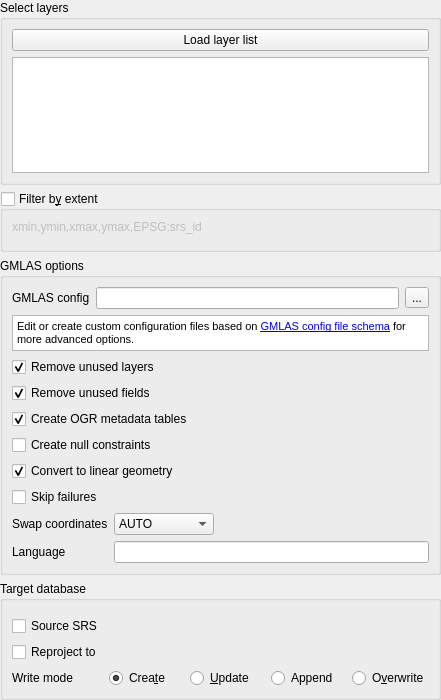
<?xml version="1.0" encoding="UTF-8"?>
<ui version="4.0">
 <class>Form</class>
 <widget class="QWizardPage" name="Form">
  <property name="geometry">
   <rect>
    <x>0</x>
    <y>0</y>
    <width>441</width>
    <height>700</height>
   </rect>
  </property>
  <property name="windowTitle">
   <string>Form</string>
  </property>
  <property name="title">
   <string>G&amp;MLAS options</string>
  </property>
  <layout class="QVBoxLayout" name="verticalLayout">
   <property name="leftMargin">
    <number>0</number>
   </property>
   <property name="topMargin">
    <number>0</number>
   </property>
   <property name="rightMargin">
    <number>0</number>
   </property>
   <property name="bottomMargin">
    <number>0</number>
   </property>
   <item>
    <widget class="QgsCollapsibleGroupBox" name="layers_group">
     <property name="sizePolicy">
      <sizepolicy hsizetype="Preferred" vsizetype="Expanding">
       <horstretch>0</horstretch>
       <verstretch>0</verstretch>
      </sizepolicy>
     </property>
     <property name="title">
      <string>Select layers</string>
     </property>
     <property name="collapsed">
      <bool>false</bool>
     </property>
     <layout class="QVBoxLayout" name="verticalLayout_6">
      <item>
       <widget class="QPushButton" name="validateButton">
        <property name="text">
         <string>Load layer list</string>
        </property>
       </widget>
      </item>
      <item>
       <widget class="QListWidget" name="datasetsListWidget">
        <property name="selectionMode">
         <enum>QAbstractItemView::ExtendedSelection</enum>
        </property>
       </widget>
      </item>
     </layout>
    </widget>
   </item>
   <item>
    <widget class="QgsCollapsibleGroupBox" name="gmlas_bbox_group">
     <property name="toolTip">
      <string>&lt;html&gt;&lt;head/&gt;&lt;body&gt;&lt;p&gt;Define an area of interest to download data from. The extent can be defined from map canvas.&lt;/p&gt;&lt;/body&gt;&lt;/html&gt;</string>
     </property>
     <property name="title">
      <string>Filter b&amp;y extent</string>
     </property>
     <property name="checkable">
      <bool>true</bool>
     </property>
     <property name="checked">
      <bool>false</bool>
     </property>
     <property name="collapsed">
      <bool>false</bool>
     </property>
     <layout class="QVBoxLayout" name="verticalLayout_7">
      <item>
       <widget class="QLabel" name="label_12">
        <property name="text">
         <string>xmin,ymin,xmax,ymax,EPSG:srs_id</string>
        </property>
       </widget>
      </item>
      <item>
       <widget class="BboxWidget" name="bboxWidget" native="true"/>
      </item>
     </layout>
    </widget>
   </item>
   <item>
    <widget class="QgsCollapsibleGroupBox" name="gmlas_options_group">
     <property name="title">
      <string>GMLAS options</string>
     </property>
     <property name="collapsed">
      <bool>false</bool>
     </property>
     <layout class="QVBoxLayout" name="verticalLayout_2">
      <item>
       <layout class="QHBoxLayout" name="horizontalLayout">
        <item>
         <widget class="QLabel" name="label_11">
          <property name="text">
           <string>GMLAS config</string>
          </property>
         </widget>
        </item>
        <item>
         <widget class="QLineEdit" name="gmlasConfigLineEdit">
          <property name="toolTip">
           <string>&lt;html&gt;&lt;head/&gt;&lt;body&gt;&lt;p&gt;GML file to load into a database.&lt;/p&gt;&lt;/body&gt;&lt;/html&gt;</string>
          </property>
         </widget>
        </item>
        <item>
         <widget class="QToolButton" name="gmlasConfigButton">
          <property name="text">
           <string>...</string>
          </property>
         </widget>
        </item>
       </layout>
      </item>
      <item>
       <widget class="QTextBrowser" name="textBrowser">
        <property name="sizePolicy">
         <sizepolicy hsizetype="Expanding" vsizetype="Fixed">
          <horstretch>0</horstretch>
          <verstretch>0</verstretch>
         </sizepolicy>
        </property>
        <property name="maximumSize">
         <size>
          <width>16777215</width>
          <height>36</height>
         </size>
        </property>
        <property name="lineWidth">
         <number>0</number>
        </property>
        <property name="html">
         <string>&lt;!DOCTYPE HTML PUBLIC &quot;-//W3C//DTD HTML 4.0//EN&quot; &quot;http://www.w3.org/TR/REC-html40/strict.dtd&quot;&gt;
&lt;html&gt;&lt;head&gt;&lt;meta name=&quot;qrichtext&quot; content=&quot;1&quot; /&gt;&lt;style type=&quot;text/css&quot;&gt;
p, li { white-space: pre-wrap; }
&lt;/style&gt;&lt;/head&gt;&lt;body style=&quot; font-family:'Sans Serif'; font-size:9pt; font-weight:400; font-style:normal;&quot;&gt;
&lt;p style=&quot; margin-top:0px; margin-bottom:0px; margin-left:0px; margin-right:0px; -qt-block-indent:0; text-indent:0px;&quot;&gt;&lt;span style=&quot; font-family:'Ubuntu'; font-size:8pt;&quot;&gt;Edit or create custom configuration files based on &lt;/span&gt;&lt;a href=&quot;https://github.com/OSGeo/gdal/blob/trunk/gdal/data/gmlasconf.xsd&quot;&gt;&lt;span style=&quot; font-family:'Ubuntu'; font-size:8pt; text-decoration: underline; color:#0000ff;&quot;&gt;GMLAS config file schema&lt;/span&gt;&lt;/a&gt;&lt;span style=&quot; font-family:'Ubuntu'; font-size:8pt;&quot;&gt; for more advanced options.&lt;/span&gt;&lt;/p&gt;&lt;/body&gt;&lt;/html&gt;</string>
        </property>
        <property name="openExternalLinks">
         <bool>true</bool>
        </property>
       </widget>
      </item>
      <item>
       <widget class="QCheckBox" name="ogrRemoveUnusedLayersCheckbox">
        <property name="toolTip">
         <string>&lt;html&gt;&lt;head/&gt;&lt;body&gt;&lt;p&gt;Whether to remove any layers without any feature, during the initial scan pass. This limits the number of tables created. Only layers with data will be created.&lt;/p&gt;&lt;/body&gt;&lt;/html&gt;</string>
        </property>
        <property name="text">
         <string>Remove unused layers</string>
        </property>
        <property name="checked">
         <bool>true</bool>
        </property>
       </widget>
      </item>
      <item>
       <widget class="QCheckBox" name="ogrRemoveUnusedFieldsCheckbox">
        <property name="toolTip">
         <string>&lt;html&gt;&lt;head/&gt;&lt;body&gt;&lt;p&gt;Whether to remove any unused fields, during the initial scan pass. This limits the number of columns created in tables.&lt;/p&gt;&lt;/body&gt;&lt;/html&gt;</string>
        </property>
        <property name="text">
         <string>Remove unused fields</string>
        </property>
        <property name="checked">
         <bool>true</bool>
        </property>
       </widget>
      </item>
      <item>
       <widget class="QCheckBox" name="ogrExposeMetadataLayersCheckbox">
        <property name="toolTip">
         <string>&lt;html&gt;&lt;head/&gt;&lt;body&gt;&lt;p&gt;OGR metadata tables. Those tables are required if you plan to write the database content back to GML.&lt;/p&gt;&lt;/body&gt;&lt;/html&gt;</string>
        </property>
        <property name="text">
         <string>Create OGR metadata tables</string>
        </property>
        <property name="checked">
         <bool>true</bool>
        </property>
       </widget>
      </item>
      <item>
       <widget class="QCheckBox" name="forceNullableCheckbox">
        <property name="enabled">
         <bool>true</bool>
        </property>
        <property name="toolTip">
         <string>&lt;html&gt;&lt;head/&gt;&lt;body&gt;&lt;p&gt;Creation of database null checks. Turn this off to be less strict eg. when GML file may contains null values on XSD non null elements.&lt;/p&gt;&lt;/body&gt;&lt;/html&gt;</string>
        </property>
        <property name="text">
         <string>Create null constraints</string>
        </property>
       </widget>
      </item>
      <item>
       <widget class="QCheckBox" name="convertToLinearCheckbox">
        <property name="toolTip">
         <string>&lt;html&gt;&lt;head/&gt;&lt;body&gt;&lt;p&gt;Enable it to convert non-linear geometries types into linear geometries by approximating them. This is useful when database geometry type is more strict than the GML one. eg. enable it if 'Cannot create geometry field of type MULTISURFACE'&lt;/p&gt;&lt;/body&gt;&lt;/html&gt;</string>
        </property>
        <property name="text">
         <string>Convert to linear geometry</string>
        </property>
        <property name="checked">
         <bool>true</bool>
        </property>
       </widget>
      </item>
      <item>
       <widget class="QCheckBox" name="skipFailuresCheckbox">
        <property name="toolTip">
         <string>&lt;html&gt;&lt;head/&gt;&lt;body&gt;&lt;p&gt;Continue after a failure, skipping the failed feature.&lt;/p&gt;&lt;/body&gt;&lt;/html&gt;</string>
        </property>
        <property name="text">
         <string>Skip failures</string>
        </property>
       </widget>
      </item>
      <item>
       <layout class="QFormLayout" name="formLayout">
        <property name="fieldGrowthPolicy">
         <enum>QFormLayout::AllNonFixedFieldsGrow</enum>
        </property>
        <item row="0" column="0">
         <widget class="QLabel" name="label_2">
          <property name="sizePolicy">
           <sizepolicy hsizetype="Expanding" vsizetype="Preferred">
            <horstretch>0</horstretch>
            <verstretch>0</verstretch>
           </sizepolicy>
          </property>
          <property name="text">
           <string>Swap coordinates</string>
          </property>
         </widget>
        </item>
        <item row="0" column="1">
         <widget class="QComboBox" name="swapCoordinatesCombo">
          <property name="sizePolicy">
           <sizepolicy hsizetype="Expanding" vsizetype="Fixed">
            <horstretch>0</horstretch>
            <verstretch>0</verstretch>
           </sizepolicy>
          </property>
          <property name="maximumSize">
           <size>
            <width>100</width>
            <height>16777215</height>
           </size>
          </property>
          <property name="toolTip">
           <string>&lt;html&gt;&lt;head/&gt;&lt;body&gt;&lt;p&gt;Depending on the spatial reference system (SRS), coordinate order is defined by the SRS code. It may happen that x and y are in wrong order as defined by the SRS (ie. the file is probably invalid). Use this option to swap coordinates.&lt;/p&gt;&lt;/body&gt;&lt;/html&gt;</string>
          </property>
          <property name="currentText">
           <string>AUTO</string>
          </property>
          <property name="maxVisibleItems">
           <number>3</number>
          </property>
          <item>
           <property name="text">
            <string>AUTO</string>
           </property>
          </item>
          <item>
           <property name="text">
            <string>YES</string>
           </property>
          </item>
          <item>
           <property name="text">
            <string>NO</string>
           </property>
          </item>
         </widget>
        </item>
        <item row="1" column="0">
         <widget class="QLabel" name="label">
          <property name="sizePolicy">
           <sizepolicy hsizetype="Fixed" vsizetype="Preferred">
            <horstretch>0</horstretch>
            <verstretch>0</verstretch>
           </sizepolicy>
          </property>
          <property name="toolTip">
           <string>&lt;html&gt;&lt;head/&gt;&lt;body&gt;&lt;p&gt;For XLink resolution (eg. resources resolved from INSPIRE registry), define which language to use in HTTP header 'Accep-Language'.&lt;/p&gt;&lt;/body&gt;&lt;/html&gt;</string>
          </property>
          <property name="text">
           <string>Language</string>
          </property>
         </widget>
        </item>
        <item row="1" column="1">
         <widget class="QLineEdit" name="acceptLanguageHeaderInput">
          <property name="toolTip">
           <string>&lt;html&gt;&lt;head/&gt;&lt;body&gt;&lt;p&gt;For XLink resolution (eg. resources resolved from INSPIRE registry), define which language to use in HTTP header 'Accep-Language'.&lt;/p&gt;&lt;/body&gt;&lt;/html&gt;</string>
          </property>
         </widget>
        </item>
       </layout>
      </item>
     </layout>
    </widget>
   </item>
   <item>
    <widget class="QgsCollapsibleGroupBox" name="target_db_group">
     <property name="sizePolicy">
      <sizepolicy hsizetype="Preferred" vsizetype="Minimum">
       <horstretch>0</horstretch>
       <verstretch>0</verstretch>
      </sizepolicy>
     </property>
     <property name="title">
      <string>Target database</string>
     </property>
     <property name="collapsed">
      <bool>false</bool>
     </property>
     <layout class="QVBoxLayout" name="verticalLayout_8">
      <item>
       <widget class="DatabaseWidget" name="databaseWidget" native="true"/>
      </item>
      <item>
       <layout class="QFormLayout" name="formLayout_4">
        <property name="fieldGrowthPolicy">
         <enum>QFormLayout::AllNonFixedFieldsGrow</enum>
        </property>
        <item row="3" column="1">
         <widget class="QgsProjectionSelectionWidget" name="destSrs">
          <property name="enabled">
           <bool>false</bool>
          </property>
          <property name="minimumSize">
           <size>
            <width>100</width>
            <height>20</height>
           </size>
          </property>
         </widget>
        </item>
        <item row="4" column="0">
         <widget class="QLabel" name="label_7">
          <property name="text">
           <string>Write mode</string>
          </property>
         </widget>
        </item>
        <item row="4" column="1">
         <layout class="QHBoxLayout" name="horizontalLayout_8">
          <item>
           <widget class="QWidget" name="accessModeWidget" native="true">
            <layout class="QHBoxLayout" name="horizontalLayout_5">
             <property name="leftMargin">
              <number>0</number>
             </property>
             <property name="topMargin">
              <number>0</number>
             </property>
             <property name="rightMargin">
              <number>0</number>
             </property>
             <property name="bottomMargin">
              <number>0</number>
             </property>
             <item>
              <widget class="QRadioButton" name="createRadioButton">
               <property name="text">
                <string>Crea&amp;te</string>
               </property>
               <property name="checked">
                <bool>true</bool>
               </property>
              </widget>
             </item>
             <item>
              <widget class="QRadioButton" name="updateRadioButton">
               <property name="text">
                <string>&amp;Update</string>
               </property>
              </widget>
             </item>
             <item>
              <widget class="QRadioButton" name="appendRadioButton">
               <property name="text">
                <string>Append</string>
               </property>
              </widget>
             </item>
             <item>
              <widget class="QRadioButton" name="overwriteRadioButton">
               <property name="text">
                <string>O&amp;verwrite</string>
               </property>
              </widget>
             </item>
            </layout>
           </widget>
          </item>
         </layout>
        </item>
        <item row="3" column="0">
         <widget class="QCheckBox" name="reprojectCheck">
          <property name="text">
           <string>Reproject to</string>
          </property>
         </widget>
        </item>
        <item row="2" column="0">
         <widget class="QCheckBox" name="sourceSrsCheck">
          <property name="text">
           <string>Source SRS</string>
          </property>
         </widget>
        </item>
        <item row="2" column="1">
         <widget class="QgsProjectionSelectionWidget" name="sourceSrs">
          <property name="enabled">
           <bool>false</bool>
          </property>
         </widget>
        </item>
       </layout>
      </item>
     </layout>
    </widget>
   </item>
  </layout>
 </widget>
 <customwidgets>
  <customwidget>
   <class>QgsCollapsibleGroupBox</class>
   <extends>QGroupBox</extends>
   <header>qgis.gui</header>
   <container>1</container>
  </customwidget>
  <customwidget>
   <class>QgsProjectionSelectionWidget</class>
   <extends>QWidget</extends>
   <header>qgis.gui</header>
   <container>1</container>
  </customwidget>
  <customwidget>
   <class>BboxWidget</class>
   <extends>QWidget</extends>
   <header>gml_application_schema_toolbox.gui.bbox_widget</header>
   <container>1</container>
  </customwidget>
  <customwidget>
   <class>DatabaseWidget</class>
   <extends>QWidget</extends>
   <header>gml_application_schema_toolbox.gui.database_widget</header>
   <container>1</container>
  </customwidget>
 </customwidgets>
 <resources/>
 <connections>
  <connection>
   <sender>reprojectCheck</sender>
   <signal>toggled(bool)</signal>
   <receiver>destSrs</receiver>
   <slot>setEnabled(bool)</slot>
   <hints>
    <hint type="sourcelabel">
     <x>54</x>
     <y>740</y>
    </hint>
    <hint type="destinationlabel">
     <x>292</x>
     <y>766</y>
    </hint>
   </hints>
  </connection>
  <connection>
   <sender>sourceSrsCheck</sender>
   <signal>toggled(bool)</signal>
   <receiver>sourceSrs</receiver>
   <slot>setEnabled(bool)</slot>
   <hints>
    <hint type="sourcelabel">
     <x>59</x>
     <y>740</y>
    </hint>
    <hint type="destinationlabel">
     <x>300</x>
     <y>740</y>
    </hint>
   </hints>
  </connection>
 </connections>
</ui>
